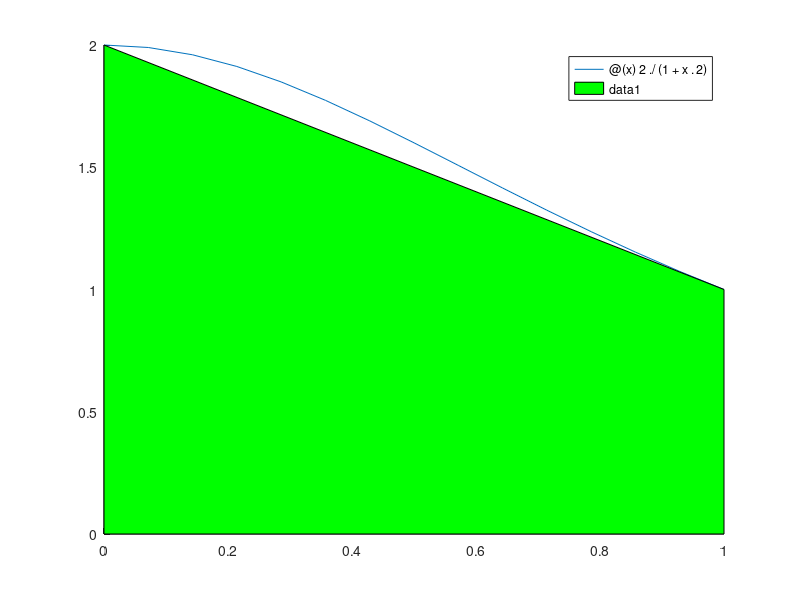

Here is the MATLAB script that generated this plot:
1;
function y = simpsons(f, a, b)
   h = b - a;
   y = h / 6 * (f(a) + 4 * f((a + b) / 2) + f(b));   
endfunction

a=0;
b=1;
f=@(x) 2./(1+x.^2);

# a)
trapezium = (b-a)/2*(f(a)+f(b))

# b)
hold on;
fplot(f,[a,b]);
fill([0,0,1,1],[0,f(0),f(1),0],'g')

# c)
printf("Approximation using Simpsons formula: %d\n", simpsons(f, a, b));